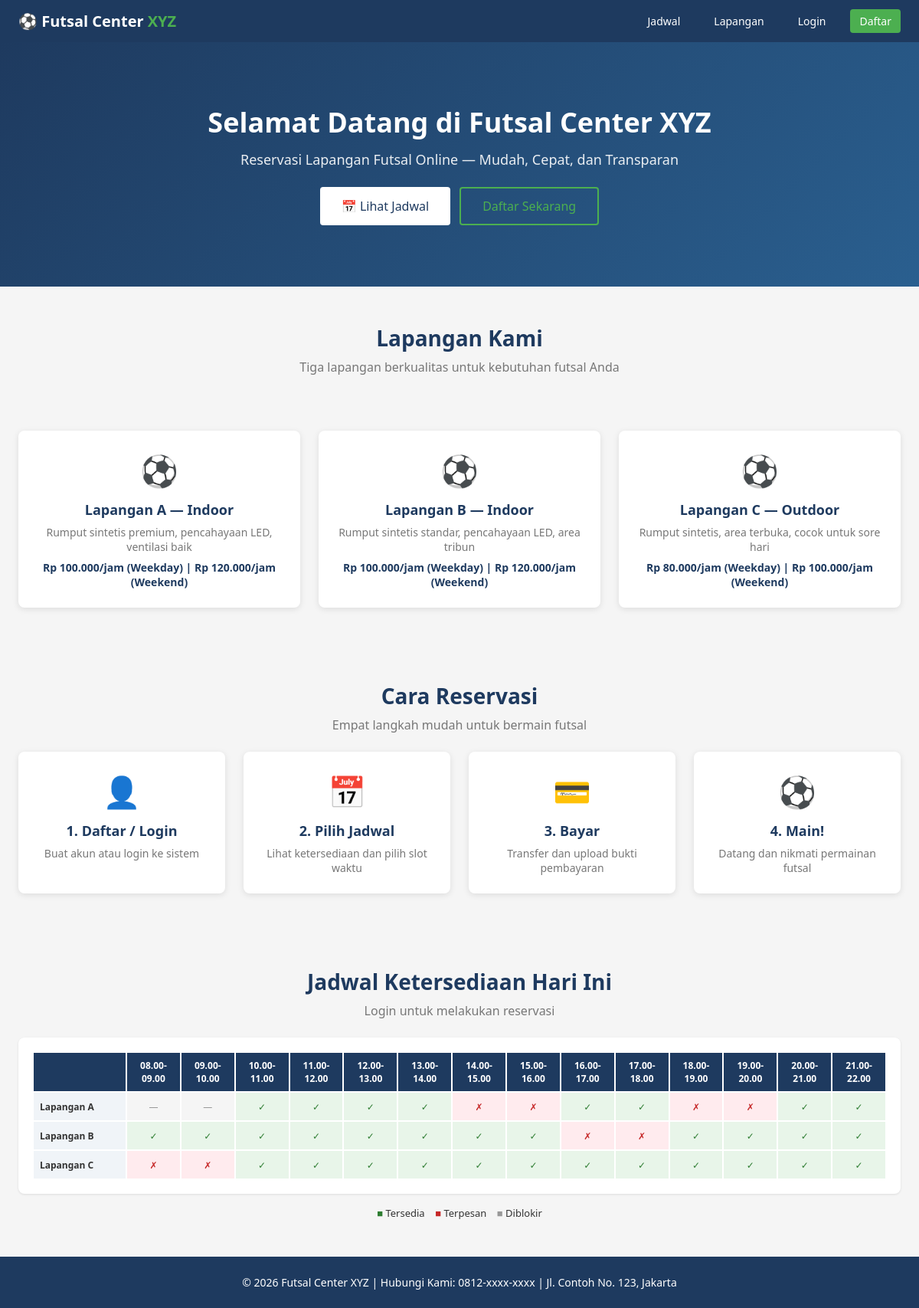
The page / on the database its author committed.
### tables this page shows
CREATE TABLE lapangan (
    id              INT AUTO_INCREMENT PRIMARY KEY,
    nama            VARCHAR(50)    NOT NULL,
    deskripsi       VARCHAR(255)   NOT NULL,
    tipe            ENUM('indoor','outdoor') NOT NULL DEFAULT 'indoor',
    tarif_weekday   INT            NOT NULL,
    tarif_weekend   INT            NOT NULL,
    status          ENUM('aktif','nonaktif') NOT NULL DEFAULT 'aktif',
    created_at      DATETIME       NOT NULL DEFAULT CURRENT_TIMESTAMP,
    updated_at      DATETIME       NOT NULL DEFAULT CURRENT_TIMESTAMP ON UPDATE CURRENT_TIMESTAMP
);

### config.php (called while the page is built, shortened)
<?php
function db() {
    static $pdo = null;
    if ($pdo === null) {
        try {
            $pdo = new PDO(
                "mysql:host=" . DB_HOST . ";dbname=" . DB_NAME . ";charset=utf8mb4",
                DB_USER, DB_PASS,
                [PDO::ATTR_ERRMODE => PDO::ERRMODE_EXCEPTION,
                 PDO::ATTR_DEFAULT_FETCH_MODE => PDO::FETCH_ASSOC,
                 PDO::ATTR_EMULATE_PREPARES => false]
            );
        } catch (PDOException $e) {
            die("Koneksi database gagal. Pastikan MySQL berjalan dan database 'futsal_xyz' sudah diimport.<br>Error: " . $e->getMessage());
        }
    }
    return $pdo;
}
function sanitize($str) {
    return htmlspecialchars(trim($str), ENT_QUOTES, 'UTF-8');
}
function formatRupiah($n) {
    return 'Rp ' . number_format($n, 0, ',', '.');
}
function getTimeSlots() {
    $slots = [];
    for ($h = 8; $h < 22; $h++) {
        $slots[] = [
            'start' => sprintf('%02d:00', $h),
            'end'   => sprintf('%02d:00', $h + 1),
            'label' => sprintf('%02d.00-%02d.00', $h, $h + 1)
        ];
    }
    return $slots;
}
function getScheduleGrid($tanggal) {
    $pdo = db();
    $lapangan = $pdo->query("SELECT * FROM lapangan WHERE status='aktif' ORDER BY id")->fetchAll();
    $stmt = $pdo->prepare("SELECT lapangan_id, jam_mulai, jam_selesai FROM reservasi WHERE tanggal=? AND status NOT IN ('cancelled')");
    $stmt->execute([$tanggal]);
    $reservasi = $stmt->fetchAll();
    $stmt = $pdo->prepare("SELECT lapangan_id, jam_mulai, jam_selesai FROM slot_blocked WHERE tanggal=?");
    $stmt->execute([$tanggal]);
    $blocked = $stmt->fetchAll();
    $slots = getTimeSlots();
    $grid = [];
    foreach ($lapangan as $field) {
        $fid = $field['id'];
        $grid[$fid] = [];
        foreach ($slots as $slot) {
            $status = 'available';
            foreach ($blocked as $b) {
                if ($b['lapangan_id'] == $fid && $slot['start'] >= substr($b['jam_mulai'],0,5) && $slot['start'] < substr($b['jam_selesai'],0,5)) {
                    $status = 'blocked'; break;
                }
            }
            if ($status === 'available') {
                foreach ($reservasi as $r) {
                    if ($r['lapangan_id'] == $fid && $slot['start'] >= substr($r['jam_mulai'],0,5) && $slot['start'] < substr($r['jam_selesai'],0,5)) {
                        $status = 'booked'; break;
                    }
                }
            }
            $grid[$fid][$slot['start']] = $status;
        }
    }
    return ['lapangan' => $lapangan, 'slots' => $slots, 'grid' => $grid];
}

### index.php (the view, shortened to what this page needs)
<?php
require_once 'config.php';
$jadwal = getScheduleGrid(date('Y-m-d'));
?>
<!DOCTYPE html>
<html lang="id">
<head>
    <link rel="stylesheet" href="styles.css">
</head>
<body>
<nav class="navbar">
    <div class="logo">&#9917; Futsal Center <span>XYZ</span></div>
    <div class="nav-links">
        <a href="#jadwal">Jadwal</a>
        <a href="#lapangan">Lapangan</a>
        <a href="login.php">Login</a>
        <a class="btn btn-success btn-sm" href="register.php">Daftar</a>
    </div>
</nav>
<div class="hero">
    <h1>Selamat Datang di Futsal Center XYZ</h1>
    <p>Reservasi Lapangan Futsal Online &mdash; Mudah, Cepat, dan Transparan</p>
    <div class="hero-buttons">
        <a class="btn btn-white" href="#jadwal">&#128197; Lihat Jadwal</a>
        <a class="btn btn-green-outline" href="register.php">Daftar Sekarang</a>
    </div>
</div>
<div class="section-title" id="lapangan">
    <h2>Lapangan Kami</h2>
    <p>Tiga lapangan berkualitas untuk kebutuhan futsal Anda</p>
</div>
<div class="features">
    <div class="feature-card">
        <div class="icon">&#9917;</div>
        <h3>Lapangan A &mdash; Indoor</h3>
        <p>Rumput sintetis premium, pencahayaan LED, ventilasi baik</p>
        <p style="margin-top:8px; font-weight:600; color:#1e3a5f;"><?php echo formatRupiah(100000); ?>/jam (Weekday) | <?php echo formatRupiah(120000); ?>/jam (Weekend)</p>
    </div>
    <div class="feature-card">
        <div class="icon">&#9917;</div>
        <h3>Lapangan B &mdash; Indoor</h3>
        <p>Rumput sintetis standar, pencahayaan LED, area tribun</p>
        <p style="margin-top:8px; font-weight:600; color:#1e3a5f;"><?php echo formatRupiah(100000); ?>/jam (Weekday) | <?php echo formatRupiah(120000); ?>/jam (Weekend)</p>
    </div>
    <div class="feature-card">
        <div class="icon">&#9917;</div>
        <h3>Lapangan C &mdash; Outdoor</h3>
        <p>Rumput sintetis, area terbuka, cocok untuk sore hari</p>
        <p style="margin-top:8px; font-weight:600; color:#1e3a5f;"><?php echo formatRupiah(80000); ?>/jam (Weekday) | <?php echo formatRupiah(100000); ?>/jam (Weekend)</p>
    </div>
</div>
<div class="section-title">
    <h2>Cara Reservasi</h2>
    <p>Empat langkah mudah untuk bermain futsal</p>
</div>
<div class="features" style="padding-top:0;">
    <div class="feature-card"><div class="icon">&#128100;</div><h3>1. Daftar / Login</h3><p>Buat akun atau login ke sistem</p></div>
    <div class="feature-card"><div class="icon">&#128197;</div><h3>2. Pilih Jadwal</h3><p>Lihat ketersediaan dan pilih slot waktu</p></div>
    <div class="feature-card"><div class="icon">&#128179;</div><h3>3. Bayar</h3><p>Transfer dan upload bukti pembayaran</p></div>
    <div class="feature-card"><div class="icon">&#9917;</div><h3>4. Main!</h3><p>Datang dan nikmati permainan futsal</p></div>
</div>
<div class="section-title" id="jadwal">
    <h2>Jadwal Ketersediaan Hari Ini</h2>
    <p>Login untuk melakukan reservasi</p>
</div>
<div style="max-width:1200px; margin:0 auto; padding:0 24px 48px;">
    <div class="card">
        <div class="schedule-grid" style="grid-template-columns: 120px repeat(14, 1fr);">
            <div class="header"></div>
            <?php foreach ($jadwal['slots'] as $slot): ?>
                <div class="header"><?php echo $slot['label']; ?></div>
            <?php endforeach; ?>
            <?php foreach ($jadwal['lapangan'] as $field): ?>
                <div class="field-name"><?php echo sanitize($field['nama']); ?></div>
                <?php foreach ($jadwal['slots'] as $slot):
                    $status = $jadwal['grid'][$field['id']][$slot['start']] ?? 'available';
                    $cls = $status;
                    $label = $status === 'available' ? '&#10003;' : ($status === 'booked' ? '&#10007;' : '&mdash;');
                ?>
                    <div class="slot <?php echo $cls; ?>"><?php echo $label; ?></div>
                <?php endforeach; ?>
            <?php endforeach; ?>
        </div>
    </div>
    <p style="text-align:center; margin-top:12px; font-size:13px;">
        <span style="color:#2e7d32;">&#9632;</span> Tersedia &nbsp;&nbsp;
        <span style="color:#c62828;">&#9632;</span> Terpesan &nbsp;&nbsp;
        <span style="color:#999;">&#9632;</span> Diblokir
    </p>
</div>
<div class="footer">
    &copy; 2026 Futsal Center XYZ | Hubungi Kami: 0812-xxxx-xxxx | Jl. Contoh No. 123, Jakarta
</div>
</body>
</html>

### styles.css (style rules this page uses)
* { margin: 0; padding: 0; box-sizing: border-box; }
body { font-family: 'Segoe UI', Tahoma, Geneva, Verdana, sans-serif; background: #f5f5f5; color: #333; }
.navbar { background: #1e3a5f; color: white; padding: 12px 24px; display: flex; justify-content: space-between; align-items: center; position: sticky; top: 0; z-index: 100; }
.navbar .logo { font-size: 20px; font-weight: bold; }
.navbar .logo span { color: #4CAF50; }
.nav-links { display: flex; gap: 20px; align-items: center; }
.nav-links a { color: white; text-decoration: none; font-size: 14px; cursor: pointer; padding: 6px 12px; border-radius: 4px; transition: background 0.2s; }
.card { background: white; border-radius: 8px; padding: 20px; margin-bottom: 16px; box-shadow: 0 1px 3px rgba(0,0,0,0.1); }
.btn { padding: 8px 16px; border: none; border-radius: 4px; cursor: pointer; font-size: 13px; font-weight: 500; transition: all 0.2s; display: inline-flex; align-items: center; gap: 6px; text-decoration: none; }
.btn-success { background: #4CAF50; color: white; }
.btn-sm { padding: 5px 10px; font-size: 12px; }
.schedule-grid { display: grid; gap: 2px; font-size: 12px; }
.schedule-grid .header { background: #1e3a5f; color: white; padding: 8px; text-align: center; font-weight: 600; }
.schedule-grid .field-name { background: #f0f4f8; padding: 8px; font-weight: 600; display: flex; align-items: center; }
.schedule-grid .slot { padding: 8px; text-align: center; cursor: pointer; font-weight: 500; transition: all 0.2s; min-height: 36px; display: flex; align-items: center; justify-content: center; }
.schedule-grid .slot.available { background: #e8f5e9; color: #2e7d32; }
.schedule-grid .slot.booked { background: #ffebee; color: #c62828; cursor: not-allowed; }
.schedule-grid .slot.blocked { background: #f5f5f5; color: #999; cursor: not-allowed; }
.hero { background: linear-gradient(135deg, #1e3a5f 0%, #2a5f8f 100%); color: white; padding: 80px 24px; text-align: center; }
.hero h1 { font-size: 36px; margin-bottom: 12px; }
.hero p { font-size: 18px; opacity: 0.9; margin-bottom: 24px; }
.hero .hero-buttons { display: flex; gap: 12px; justify-content: center; flex-wrap: wrap; }
.hero .btn { padding: 12px 28px; font-size: 16px; }
.btn-white { background: white; color: #1e3a5f; }
.btn-green-outline { background: transparent; border: 2px solid #4CAF50; color: #4CAF50; }
.features { display: grid; grid-template-columns: repeat(auto-fit, minmax(250px, 1fr)); gap: 24px; padding: 48px 24px; max-width: 1200px; margin: 0 auto; }
.feature-card { background: white; border-radius: 8px; padding: 24px; text-align: center; box-shadow: 0 2px 8px rgba(0,0,0,0.1); }
.feature-card .icon { font-size: 40px; margin-bottom: 12px; }
.feature-card h3 { font-size: 18px; margin-bottom: 8px; color: #1e3a5f; }
.feature-card p { font-size: 14px; color: #777; }
.section-title { text-align: center; padding: 48px 24px 24px; }
.section-title h2 { font-size: 28px; color: #1e3a5f; }
.section-title p { color: #777; margin-top: 8px; }
.footer { background: #1e3a5f; color: white; padding: 24px; text-align: center; font-size: 14px; }

### rows shown on the page
lapangan: nama "Lapangan A", id "—", id "✓", id "✗"
lapangan: nama "Lapangan B", id "✓", id "✗"
lapangan: nama "Lapangan C", id "✗", id "✓"

### other values the page prints
formatRupiah(100000) "Rp 100.000"
formatRupiah(120000) "Rp 120.000"
formatRupiah(80000) "Rp 80.000"
$slot['label'] "08.00-09.00"
$slot['label'] "09.00-10.00"
$slot['label'] "10.00-11.00"
$slot['label'] "11.00-12.00"
$slot['label'] "12.00-13.00"
$slot['label'] "13.00-14.00"
$slot['label'] "14.00-15.00"
$slot['label'] "15.00-16.00"
$slot['label'] "16.00-17.00"
$slot['label'] "17.00-18.00"
$slot['label'] "18.00-19.00"
$slot['label'] "19.00-20.00"
